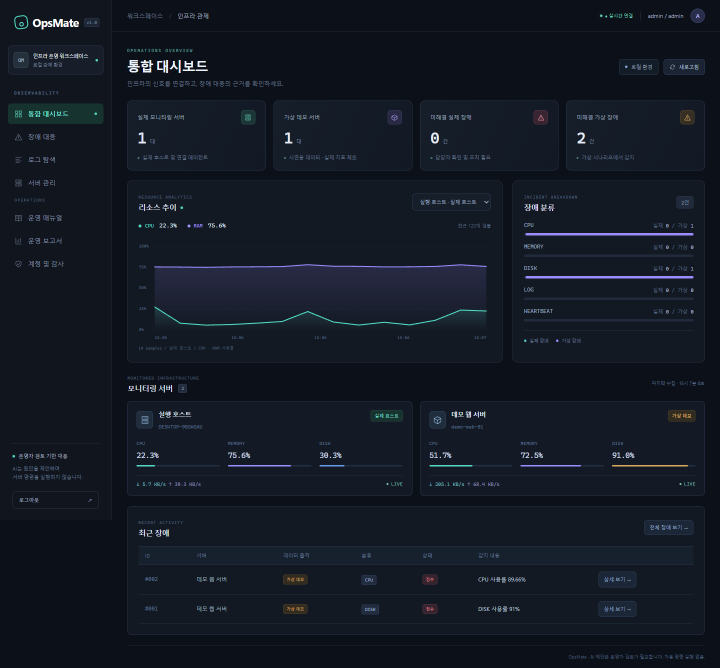
#> input picture evidence/02_dashboard.png, 1440 x 1336 px (shown at 1/2 size)
$ python preview-assets.py
#> lines starting #> are read from the running program, lines starting #| are printed output that depends on the picture
# 검증한 실제 대시보드 캡처에서 발표용 영역을 잘라 별도 미리보기 PNG를 만듭니다.
# 지표 값을 그리거나 바꾸지 않습니다. 이 스크립트 실행으로 앱이나 DB 상태도 바뀌지 않습니다.
"""실제 캡처에서 발표용 확대 영역과 사용자 확인용 미리보기를 만듭니다."""
from PIL import Image
from pathlib import Path
p=Path(__file__).resolve().parents[1]/'evidence'
im=Image.open(p/'02_dashboard.png');im.crop((0,0,im.width,min(1000,im.height))).save(p/'dashboard-preview.png')
#> further down, im is the input picture: PIL image 1440x1336 RGB; mean R, G, B 19.7, 25.7, 36
#> after `im = Image.open(p / '02_dashboard.png')`:
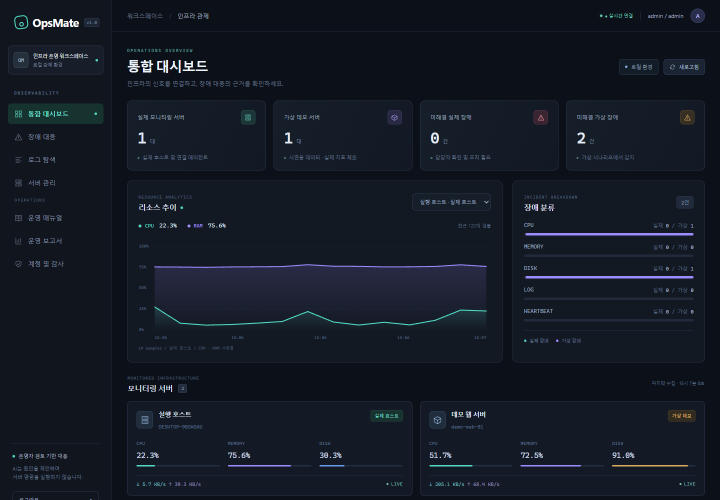
#> saved as dashboard-preview.png: PIL image 1440x1000 RGB (shown at 1/2 size); mean R, G, B 20.2, 26.3, 36.8
im.crop((224,64,im.width,min(1000,im.height))).save(p/'dashboard-detail.png')
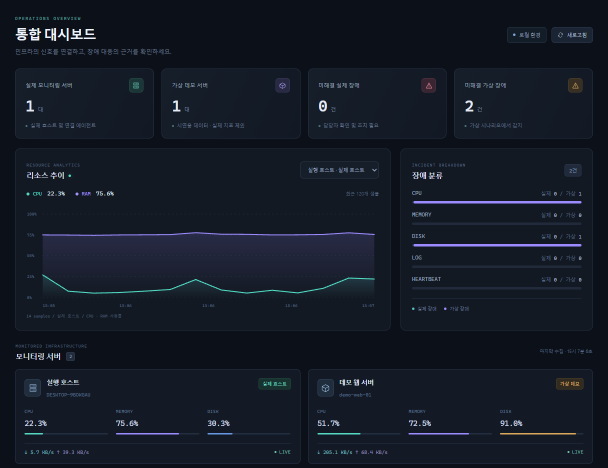
#> saved as dashboard-detail.png: PIL image 1216x936 RGB (shown at 1/2 size); mean R, G, B 20.8, 26.9, 37.9
print('실제 화면 확대 이미지 생성')

$ run again, with evidence/03_incident.png copied over evidence/02_dashboard.png
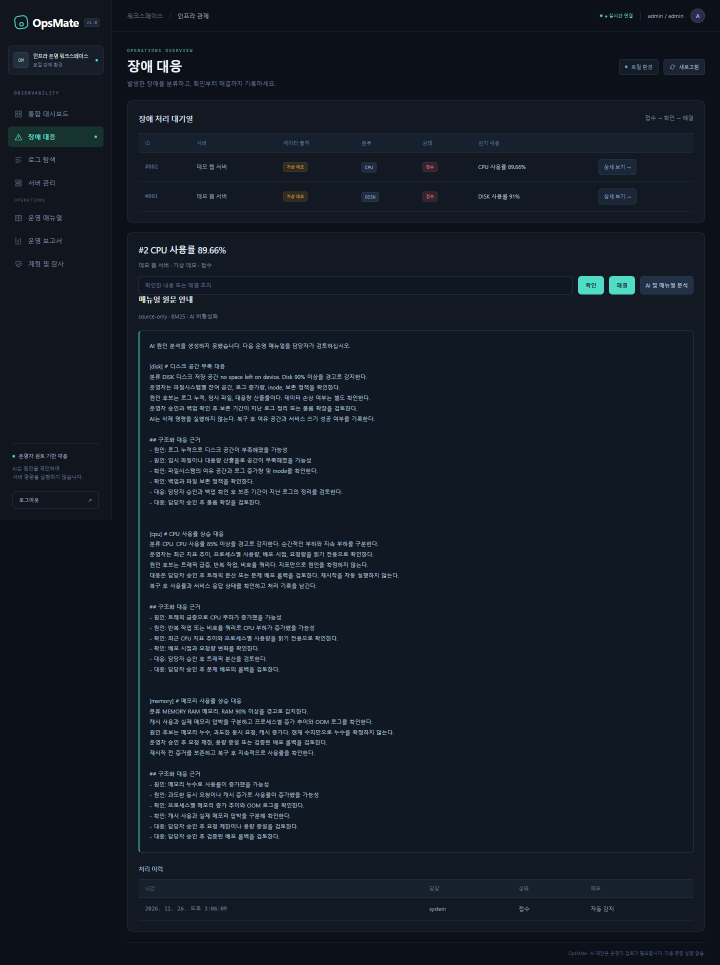
#> input picture evidence/03_incident.png, 1440 x 1929 px (shown at 1/2 size)
#> im is the input picture: PIL image 1440x1929 RGB; mean R, G, B 19.2, 26.7, 36.5
#> `im = Image.open(p / '02_dashboard.png')`:
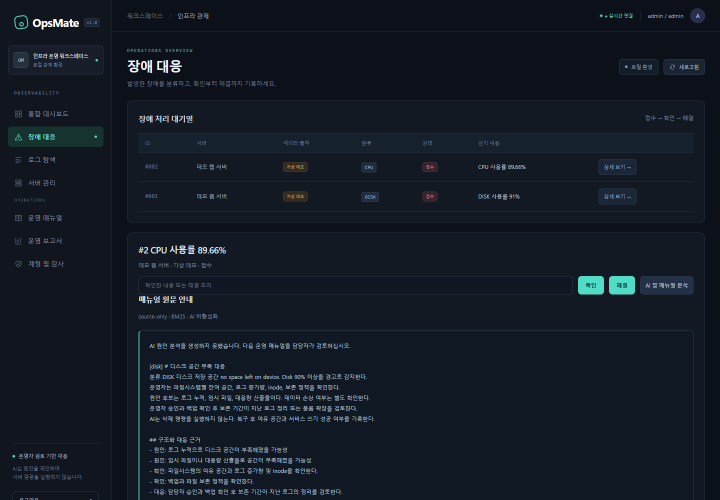
#> saved as dashboard-preview.png: PIL image 1440x1000 RGB (shown at 1/2 size); mean R, G, B 19.7, 26.8, 36.5
#> `im.crop((224,64,im.width,min(1000,im.height))).save(p/'dashboard-detai..`:
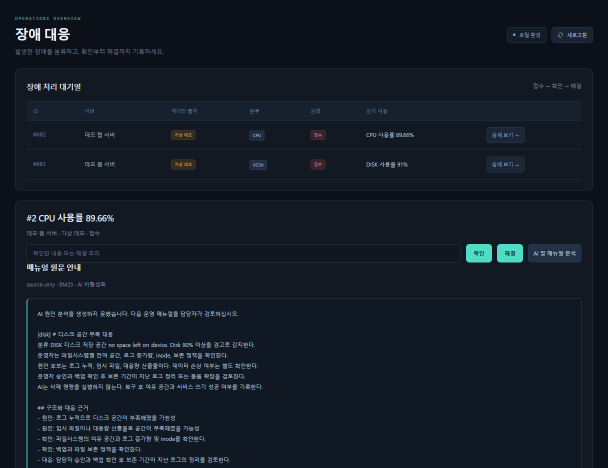
#> saved as dashboard-detail.png: PIL image 1216x936 RGB (shown at 1/2 size); mean R, G, B 20.1, 27.6, 37.6

$ run again, with evidence/04_logs.png copied over evidence/02_dashboard.png
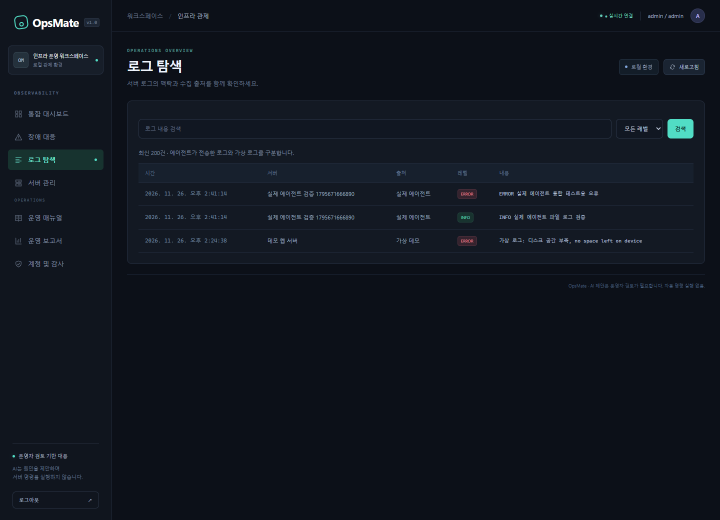
#> input picture evidence/04_logs.png, 1440 x 1040 px (shown at 1/2 size)
#> im is the input picture: PIL image 1440x1040 RGB; mean R, G, B 16.1, 21.4, 30.3
#> `im = Image.open(p / '02_dashboard.png')`:
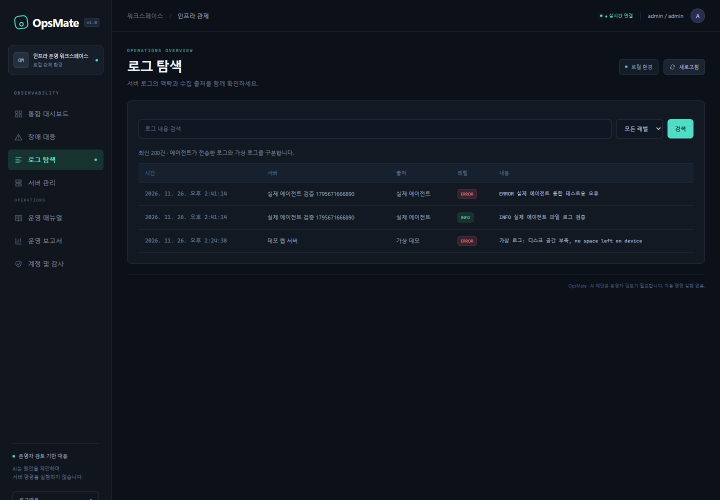
#> saved as dashboard-preview.png: PIL image 1440x1000 RGB (shown at 1/2 size); mean R, G, B 16.3, 21.6, 30.5
#> `im.crop((224,64,im.width,min(1000,im.height))).save(p/'dashboard-detai..`:
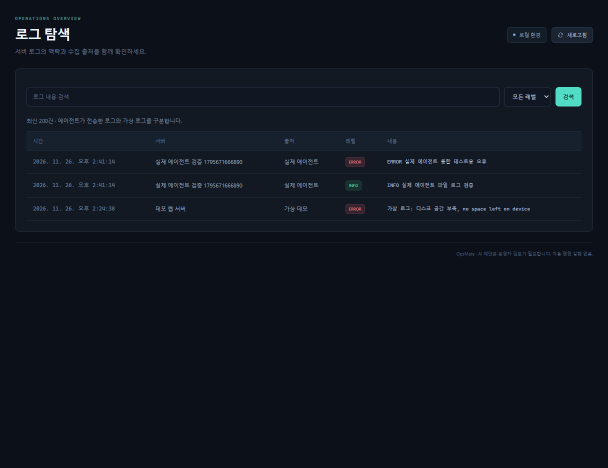
#> saved as dashboard-detail.png: PIL image 1216x936 RGB (shown at 1/2 size); mean R, G, B 15.8, 20.9, 29.9
